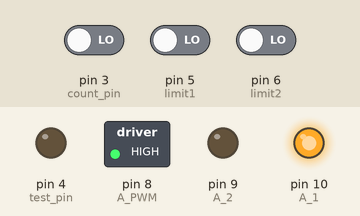
This sketch was run on a simulated Arduino Uno, built with avr-gcc and run on an emulated ATmega328P. On the bench: switched loads named in the sketch (green lamp = pin HIGH), output pins drawn as LEDs (lit = HIGH). The inputs (shaded band) are chosen by the test bench; at power-on: pin 3 (count_pin) LOW, pin 5 (limit1) LOW, pin 6 (limit2) LOW. What the sketch prints to the serial monitor is not drawn.

Above: at 0.1 s.
Timing chart, 0 to 1.6 s (numbered marks = the images above):
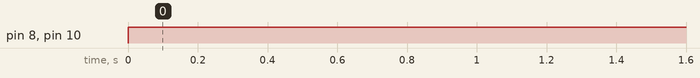

Measured:
- by itself, pin 8 (A_PWM), pin 10 (A_1): LOW → HIGH at 0.00 s

The sketch:

back_and_forth.ino
```cpp
//int analogPin = 3;
int data = 0;
char userInput;

int A_1 = 10;
int A_2 = 9;
int A_PWM = 8;


//Counting Function
int count = 0;      //Blanck variable to count high low transitions

int errorPin1 = 2;
int errorPin2 = 3;

int limit1 = 5;
int limit2 = 6;

int count_pin = 3;  //This will be the sensor to count pulses
                    //Right now I'm using a switch that I flip
                    //back and forth by hand
int test_pin = 4;   //Hooked to oscilloscope to see what's running

int lastState = 0;  //Stores switch state
int switchState = 0;//To check switch state

int k = 0;          //For calling count func
int kPrevious = 0 ; //For remembering previous value delivered by
                    //count func

const byte numChars = 32;
char receivedChars[numChars];

boolean newData = false;

int direct = 0;     //Direction motor moves forward or backward
int count_till = 0; //Limit that my system should count to then stop
int sped = 0;       //PWM wave

int check = 0;
int Status;

void setup() {
  Serial.begin(9600);
  pinMode(A_1, OUTPUT);
  pinMode(A_2, OUTPUT);
  pinMode(A_PWM, OUTPUT);

  digitalWrite(A_1, LOW);
  digitalWrite(A_2, LOW);
  digitalWrite(A_PWM, LOW);

  pinMode(limit1, INPUT);
  pinMode(limit2, INPUT);

  pinMode(count_pin, INPUT);
  pinMode(test_pin, OUTPUT);
  //attachInterrupt(digitalPinToInterrupt(errorPin1), errorCheck, FALLING);
  //attachInterrupt(digitalPinToInterrupt(errorPin2), errorCheck, FALLING);
}

void Forward();
void Reverse();
void Stop();
//int Move(direct);
int counter();

int atlimit1 = digitalRead(limit1);
int atlimit2 = digitalRead(limit2);
int last_direct = 1;

void loop() {
  //recvWithStartEndMarker();
  //showNewData(direct, count_till, sped);
  //while(direct != 0){

    if(last_direct == 0){
      k=counter();
      if(digitalRead(limit1) == 1 && digitalRead(limit2) == 1){
          Forward();
          Serial.println(k);
        }
      else{
        //delay(5000);
        if(digitalRead(limit1) != 1 || digitalRead(limit2) != 1){
          Reverse();
          Serial.println(k);
        }
        else{
        last_direct = 1;
        k=0;
        //delay(5000);

      }
    }
    }
    if(last_direct == 1){
      k=counter();
      if(digitalRead(limit1) == 1 && digitalRead(limit2) == 1){
          Reverse();
          Serial.println(k);
        }
      else{
        //delay(5000);
        if(digitalRead(limit1) != 1 || digitalRead(limit2) != 1){
          Forward();
          Serial.println(k);
        }
        else{
        last_direct = 0;
        k=0;
        //delay(5000);
        }
      }
    }
}

void recvWithStartEndMarker(){
  static boolean recvInProgress = false;
  static byte ndx = 0;
  char startMarker = '<';
  char endMarker = '>';
  char rc;

  while (Serial.available() > 0 && newData == false){
     rc = Serial.read();

     if (recvInProgress == true){

      if (rc != endMarker){
        receivedChars[ndx] = rc;
        ndx++;

        if(ndx >= numChars){
          ndx = numChars - 1;
        }

      }
      else{
        receivedChars[ndx] = '\0';
        recvInProgress = false;
        ndx = 0;
        newData = true;
      }

     }
     else if (rc == startMarker){
        recvInProgress = true;
      }
  }
}

int showNewData(int &direct, int &count_till, int &sped){
  //Convert from ASCII to decimal
  if (newData == true){
     direct = (receivedChars[0] & 0xf);
     count_till = (receivedChars[2] & 0xf)*1000
                      + (receivedChars[3] & 0xf)*100
                      + (receivedChars[4] & 0xf)*10
                      + (receivedChars[5] & 0xf);
     sped = (receivedChars[7]& 0xf)*100
                  + (receivedChars[8]& 0xf)*10
                  +(receivedChars[9]& 0xf);

    newData = false;
  }
}
/*
int Move(int direct){//int count_till, int count){

    if (direct == 1) {
      Forward();
    }

    if (direct == 2) {
      Reverse();
    }
}*/
/*
int pwm(int sped){

  for(int i = 0; i < 99; i++){
    if(i <= sped){
      digitalWrite(A_PWM, HIGH);
    }
    else{
      digitalWrite(A_PWM, LOW);
    }
  }

}
*/

void Forward() {
  digitalWrite(A_1, HIGH);
  digitalWrite(A_2, LOW);
  digitalWrite(A_PWM, HIGH);
}

void Reverse() {
  digitalWrite(A_1, LOW);
  digitalWrite(A_2, HIGH);
  digitalWrite(A_PWM, HIGH);
}

void Stop() {
  digitalWrite(A_1, LOW);
  digitalWrite(A_2, LOW);
  digitalWrite(A_PWM, LOW);

}

int counter() {       //rest){
    //if(reset==1)
      //count = 0
    int switchState = digitalRead(count_pin);

    if(lastState != switchState){
       if(switchState == HIGH){
        count++;
        //Serial.println(count);
       }

    }
  lastState = switchState;
  return count;
}

/*
//Lets use attatch interrupt somewhere here
int returnMessage(int Status){
  if (Status == 1){
    Serial.println("Error: Motor Load Open ");
  }
  if (Status == 2){
    Serial.println("Error: Detected Over Current ");
  }
  if (Status == 3){
    Serial.println("Error: Detected Over Thermal ");
  }
  if (Status == 4){
    Serial.println("Error: Unknown ");
  }
}

void errorCheck(){
  int error1 = digitalRead(errorPin1);
  int error2 = digitalRead(errorPin2);

  if(error1 == HIGH && error2 == HIGH){
    Status = 0;
  }
  if(error1 == HIGH && error2 == LOW){
    Status = 1;
  }
  if(error1 == LOW && error2 == HIGH){
    Status = 2;
  }
  if(error1 == LOW && error2 == LOW){
    Status = 3;
  }
  returnMessage(Status);
}*/
```
